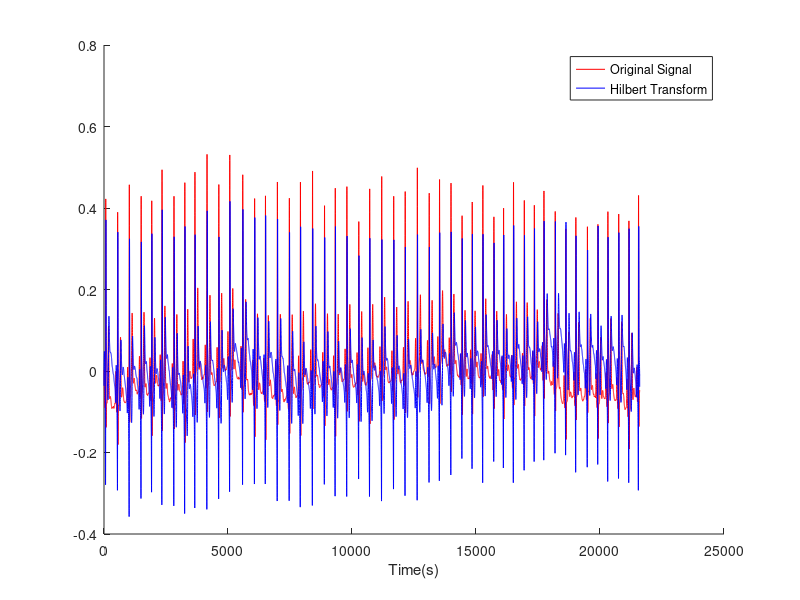

Reproduce this figure in MATLAB.
x = load('ECG_60sec_clean_360Hz.mat');

data = x.ECG_60sec_clean_360;

y = hilbert(data);

f = figure('visible','off');

hold on

plot(data,color='r')
plot(imag(y),color='b')
xlabel('Time(s)')
legend('Original Signal','Hilbert Transform')
saveas(gcf,'ECG.png')
hold off

function result = my_hilbert(s)
    fprintf("Using My Hilbert\n");
    n = length(s)

    %fftLength = 2 ^ nextpow2(2 * n - 1);
    fftLength = n

    H = zeros(1, fftLength);
    H(1) = 1;
    H(2:n / 2) = 2;
    H(n / 2 + 1) = 1;

    x = zeros(1, fftLength);
    x(1:n) = s
    X = fft(x)

    Y = X .* H
    y = ifft(Y)

    result = y(1:n);
end
